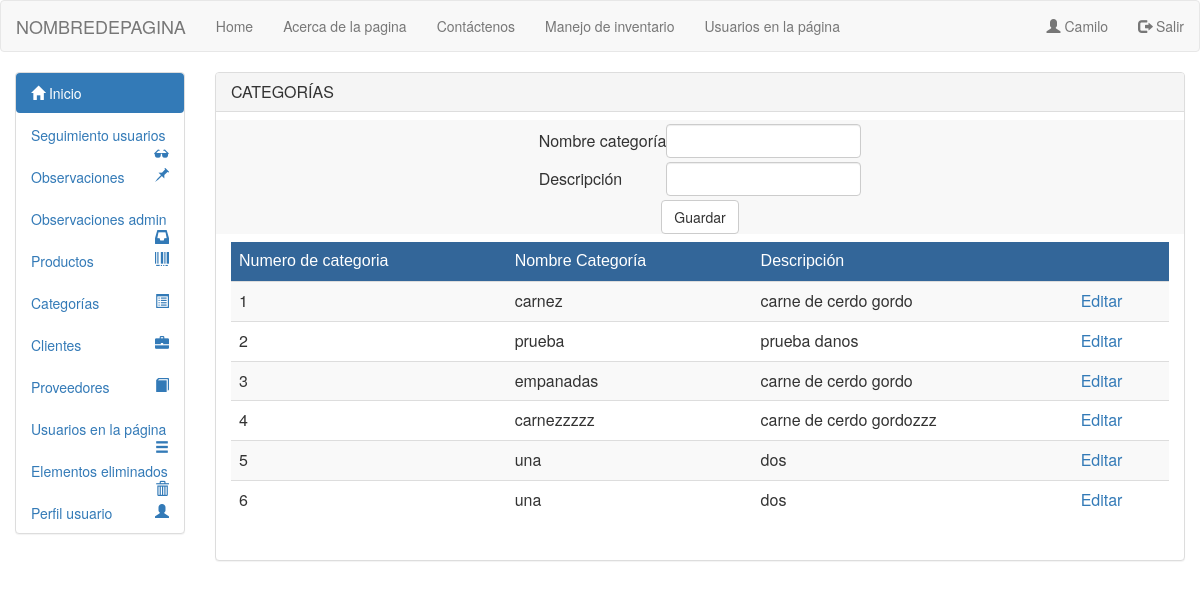
Page /vista/html/crudcategoria.php (signed in) on the committed database.
### tables this page shows
CREATE TABLE `categorias` (
  `id_categoria` int(11) NOT NULL,
  `nombre_categoria` varchar(50) NOT NULL,
  `desc_categoria` varchar(255) NOT NULL,
  `estado_categoria` tinyint(1) NOT NULL
);

### modelo/mdlcatobtener.php (called while the page is built, shortened)
<?php
include_once("conexion.php");
    $nom = "";
    $des = "";
    $update = false;
?>

### Modelo/conexion.php (called while the page is built, shortened)
<?php
class Conexion
{
public function __construct()
{
$this->con = new mysqli("localhost", "root", "", "inventcorp");
}
}
?>

### modelo/mdlcatlistar.php (called while the page is built)
<?php
include_once("conexion.php");
class Categorialis extends Conexion
{
    public function listar()
    {
        $q = "select * from categorias where estado_categoria='1' order by id_categoria";
        $consulta = $this->con->query($q) or die ('failed!' . $this->con->error);
        return $consulta;
    }
}
?>

### Vista/html/crudcategoria.php (the view, shortened to what this page needs)
<?php
include_once '../../modelo/mdlcatlistar.php';
include_once '../../modelo/mdlcatobtener.php';
?>
<html lang="en">
<head>
<link href="../bootstrap/css/bootstrap.min.css" rel="stylesheet" media="screen">
</head>
<body>
<?php
include_once 'header.php';
?>
<div class="container-fluid">
<div class="row">
<div class="col-sm-3 col-md-2 sidebar">
<?php
include_once 'menulateral.php';
?>
</div>
<div class="col-sm-10 col-md-10">
<div class="panel panel-default">
<div class="panel-heading">
<h3 class="panel-title">CATEGORÍAS</h3>
</div>
<div class="row">
 <div class="col-sm-12 col-md-12">
            <form method="post" action="../../controlador/crudcat/controlador.php" class="navbar-form navbar-default">
            <table align="center">
                <tr><td style="padding:2px"></td></tr>
                <div class="form-group">
                        <tr>
                            <td >Nombre categoría</td>
                            <td><input type="text" class="form-control" name="nom" value="<?php echo $nom; ?>"  maxlength="12" required pattern="[a-zA-Z]*" title="No caracteres especiales solo letras" /></td>
                        </tr>
                </div>
                <tr><td style="padding:2px"></td></tr>
                <div class="form-group">
                        <tr>
                            <td >Descripción</td>
                            <td><input type="text" class="form-control" name="des" value="<?php echo $des; ?>" maxlength="50" required pattern="^[A-Za-z -]+$" title="Solo Letras 50 máximo no caracteres especiales" /></td>
                        </tr>
                </div>
                <tr><td style="padding:2px"></td></tr>
                <tr>
                        <td colspan="2" align="center">
                                <?php if ($update == true): ?>
                                <a href="crudcategoria.php">Cancelar</a>
                                    <button  type="submit" name="actualizar" class="btn btn-success" >Actualizar <span class="glyphicon glyphicon-ok"></button>
                                <?php else: ?>
                                    <button  type="submit" name="guardarcat" class="btn btn-default">Guardar</button>
                                <?php endif ?>
                        </td>
                </tr>
            </table>
            </form>
             <div class="col-sm-12 col-md-12">
             <div class="table-responsive">
                    <table class="table table-hover table-striped" align="center">
                    <thead>
                        <tr>
                            <tr style="color:#FFF; background-color:#369">
                            <td style="font-family:Tahoma, Geneva, sans-serif">Numero de categoria</td>
                            <td style="font-family:Tahoma, Geneva, sans-serif">Nombre Categoría</td>
                            <td style="font-family:Tahoma, Geneva, sans-serif">Descripción</td>
                            <td></td>
                        </tr>
                    </thead>
                    <?php
                    $objeto= new Categorialis;
                    $res=$objeto->listar();
                     while($row = $res->fetch_array(MYSQLI_ASSOC)){
                      ?>
                        <tr>
                            <td><?php echo $row['id_categoria']; ?></td>
                            <td><?php echo $row['nombre_categoria']; ?></td>
                            <td><?php echo $row['desc_categoria']; ?></td>
                            <td>
                                <a href="crudcategoria.php?edit=<?php echo $row['id_categoria']; ?>">Editar</a>
                            </td>
                        </tr>
                    <?php
                   } $objeto->CloseDB();?>
                </table>
                <br/>
             </div>
                </div>
              </div>
            </div>
        </div>
        </div>
</div>
</div>
    </body>
</html>

### rows in the picture
categorias: id_categoria "1", nombre_categoria "carnez", desc_categoria "carne de cerdo gordo"
categorias: id_categoria "2", nombre_categoria "prueba", desc_categoria "prueba danos"
categorias: id_categoria "3", nombre_categoria "empanadas", desc_categoria "carne de cerdo gordo"
categorias: id_categoria "4", nombre_categoria "carnezzzzz", desc_categoria "carne de cerdo gordozzz"
categorias: id_categoria "5", nombre_categoria "una", desc_categoria "dos"
categorias: id_categoria "6", nombre_categoria "una", desc_categoria "dos"

### other values in the picture
$_SESSION["session"] "Camilo"
